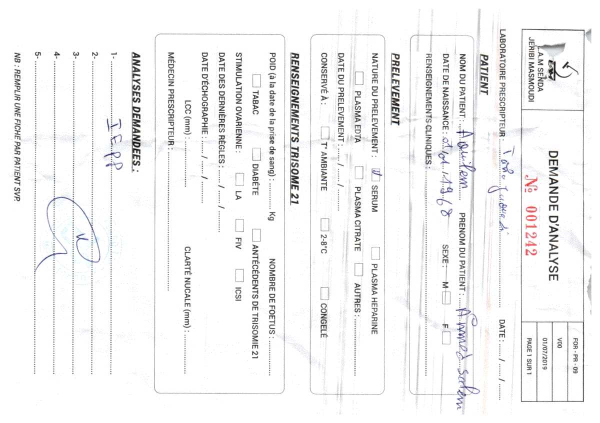
#> input picture steros-smart-prescription-ai/testData/Autre05_06_2025 09-57-14 .jpg, 1200 x 846 px, found by its file name (shown at 1/2 size)
$ python traitement_mots_incertains.py
#> lines starting #> are read from the running program, lines starting #| are printed output that depends on the picture; after the words box and inside, x2 and y2 are one past the last pixel; in counts of white or black regions, pixels touching at a corner belong together
### steros-smart-prescription-ai/pretraitement.py
import cv2
import numpy as np


def convertir_niveaux_de_gris(image):
    """Convertit l'image en niveaux de gris (nécessaire pour la plupart des traitements OCR)."""
    return cv2.cvtColor(image, cv2.COLOR_BGR2GRAY)


def reduire_bruit(image_grise):
    """Réduit le bruit tout en préservant les contours du texte."""
    return cv2.fastNlMeansDenoising(image_grise, h=10)


def ameliorer_contraste(image_grise):
    """Améliore le contraste localement (CLAHE)."""
    clahe = cv2.createCLAHE(clipLimit=2.0, tileGridSize=(8, 8))
    return clahe.apply(image_grise)


def accentuer_nettete(image_grise):
    """Applique un filtre de netteté (unsharp mask) pour accentuer les contours du texte."""
    flou = cv2.GaussianBlur(image_grise, (0, 0), sigmaX=3)
    nette = cv2.addWeighted(image_grise, 1.5, flou, -0.5, 0)
    return nette


def binariser(image_grise):
    """Convertit en noir et blanc pur (binarisation adaptative)."""
    return cv2.adaptiveThreshold(
        image_grise, 255, cv2.ADAPTIVE_THRESH_GAUSSIAN_C,
        cv2.THRESH_BINARY, blockSize=31, C=15,
    )


def corriger_orientation(image_grise):
    """Détecte et corrige une rotation légère du document."""
    contours = cv2.Canny(image_grise, 50, 150)
    lignes = cv2.HoughLinesP(contours, 1, np.pi / 180, threshold=100, minLineLength=100, maxLineGap=10)

    if lignes is None:
        return image_grise

    lignes = lignes.reshape(-1, 4)
    angles = []
    for x1, y1, x2, y2 in lignes:
        angle = np.degrees(np.arctan2(y2 - y1, x2 - x1))
        angles.append(angle)

    angle_median = np.median(angles)

    if abs(angle_median) < 0.5 or abs(angle_median) > 45:
        return image_grise

    (h, w) = image_grise.shape[:2]
    centre = (w // 2, h // 2)
    matrice_rotation = cv2.getRotationMatrix2D(centre, angle_median, 1.0)
    image_corrigee = cv2.warpAffine(
        image_grise, matrice_rotation, (w, h), flags=cv2.INTER_CUBIC, borderMode=cv2.BORDER_REPLICATE
    )
    return image_corrigee


# [11 lines left out: function supprimer_lignes_tableau, not called in this run]


def redimensionner_pour_ocr(image, facteur=3):
    """Agrandit l'image pour améliorer la précision de l'OCR."""
    hauteur, largeur = image.shape[:2]
    return cv2.resize(image, (largeur * facteur, hauteur * facteur), interpolation=cv2.INTER_CUBIC)


def pretraiter_image(image, supprimer_tableau=False, redimensionner=True):
    """
    Enchaîne toutes les étapes de prétraitement dans l'ordre.

    Args:
        image: image d'entrée (BGR, couleur)
        supprimer_tableau: si True, supprime les lignes de tableau (pour zone_analyses en tableau)
        redimensionner: si True (par défaut), agrandit l'image avant traitement
    """
    if redimensionner:
        image = redimensionner_pour_ocr(image, facteur=3)

    grise = convertir_niveaux_de_gris(image)
    orientee = corriger_orientation(grise)
    debruitee = reduire_bruit(orientee)
    contrastee = ameliorer_contraste(debruitee)
    nette = accentuer_nettete(contrastee)
    binaire = binariser(nette)

    if supprimer_tableau:
        binaire = supprimer_lignes_tableau(binaire)

    return binaire

### steros-smart-prescription-ai/traitement_mots_incertains.py
import cv2
import pytesseract
from pretraitement import pretraiter_image

pytesseract.pytesseract.tesseract_cmd = r'C:\Program Files\Tesseract-OCR\tesseract.exe'


def traiter_zone_avec_marqueurs_incertitude(image_zone_pretraitee, seuil_confiance=60):
    """
    Traite une zone mot par mot, marque les mots incertains,
    tout en préservant la structure des lignes d'origine.
    """
    donnees = pytesseract.image_to_data(image_zone_pretraitee, lang='fra', output_type=pytesseract.Output.DICT)

    lignes = {}

    for i in range(len(donnees['text'])):
        mot = donnees['text'][i].strip()
        confiance = int(donnees['conf'][i])

        if mot == "":
            continue

        cle_ligne = (donnees['block_num'][i], donnees['par_num'][i], donnees['line_num'][i])

        if confiance >= seuil_confiance:
            mot_final = mot
        else:
            mot_final = "[MOT_ILLISIBLE]"

        if cle_ligne not in lignes:
            lignes[cle_ligne] = []
        lignes[cle_ligne].append((donnees['left'][i], mot_final))

    lignes_triees = sorted(lignes.items(), key=lambda item: item[0])

    texte_final = []
    for cle_ligne, mots_de_la_ligne in lignes_triees:
        mots_de_la_ligne.sort(key=lambda m: m[0])
        texte_ligne = " ".join(mot for _, mot in mots_de_la_ligne)
        texte_final.append(texte_ligne)

    return "\n".join(texte_final)


if __name__ == "__main__":
    # Adapte ce chemin vers une image de zone découpée que tu as déjà
    # (générée par debug_analyses_original.jpg lors d'un test précédent du pipeline,
    #  ou n'importe quelle image de test contenant du texte imprimé + manuscrit)
    chemin_image_test = r"C:\Users\User\Desktop\steros-smart-prescription-ai\testData\Autre05_06_2025 09-57-14 .jpg"

    image_zone = cv2.imread(chemin_image_test)
#> image_zone is the input picture: shape (846, 1200, 3); mean B, G, R 244.1, 243.8, 244

    if image_zone is None:
        print(f"Impossible de charger {chemin_image_test} — vérifie le chemin.")
    else:
        image_pretraitee = pretraiter_image(image_zone)
#> in redimensionner_pour_ocr, `return cv2.resize(image, (largeur * facteur, hauteur * facteur), inter..`:
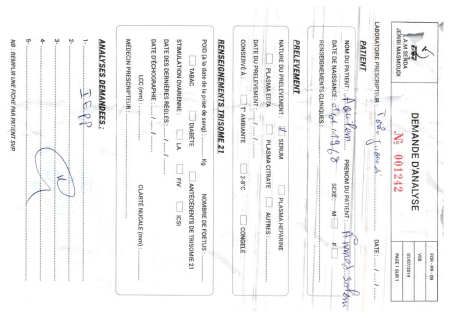
#> returned value: shape (2538, 3600, 3) (shown at 1/8 size); mean of channels 0, 1, 2 244, 243.7, 243.8; drawn as B, G, R
#> in corriger_orientation, `contours = cv2.Canny(image_grise, 50, 150)`:
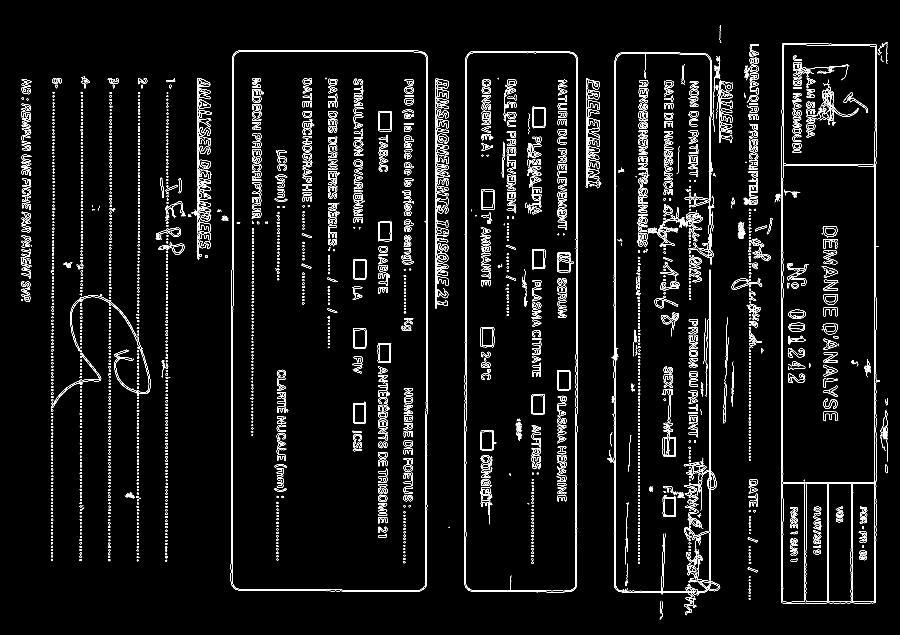
#> contours: shape (2538, 3600) (shown at 1/4 size); 2.5% white in thin lines or dots
#> in corriger_orientation, `lignes = cv2.HoughLinesP(contours, 1, np.pi / 180, threshold=100, minL..`: lignes = 379 rows, first 6: [2456, 2343, 2456, 1667], [1710, 1537, 1710, 313], [2841, 2342, 2841, 1080], [2837, 1921, 2837, 1080], [3125, 1925, 3125, 707], [3497, 1185, 3497, 600]
#> the loop in corriger_orientation, `for x1, y1, x2, y2 in lignes:` made 379 passes
#> (x1, y1, x2, y2, angle) on passes 1 to 3: (2456, 2343, 2456, 1667, -90), (1710, 1537, 1710, 313, -90), (2841, 2342, 2841, 1080, -90)
#> after the loop in corriger_orientation, `for x1, y1, x2, y2 in lignes:`: angles = 379 values, max 89.49 at index 264, min -90 at index 0, mean -78.27
#> in corriger_orientation, `angle_median = np.median(angles)`: angle_median = -90
#> in ameliorer_contraste, `return clahe.apply(image_grise)`:
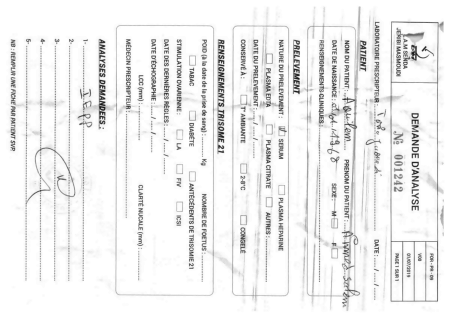
#> returned value: shape (2538, 3600) (shown at 1/8 size); min 1, max 255, mean 239.2
#> in binariser, `return cv2.adaptiveThreshold( image_grise, 255, cv2.ADAPTIVE_THRESH_GA..`:
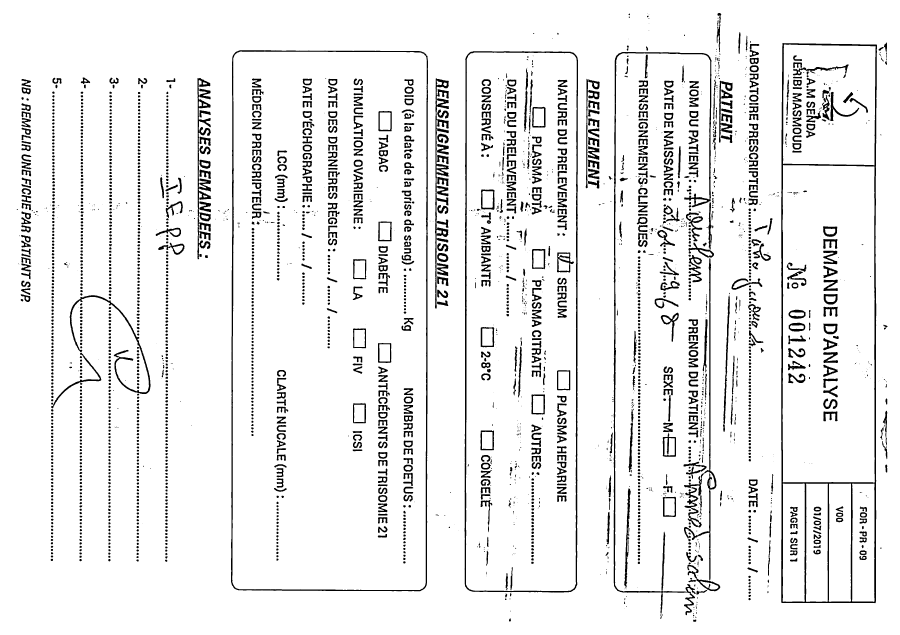
#> returned value: shape (2538, 3600) (shown at 1/4 size); 92.7% white; 2916 black regions (792 under 20 px), largest, box (x1, y1, x2, y2) and area: (3125, 172, 3508, 2413) 44186, (924, 201, 1712, 2365) 29530, (1858, 205, 2312, 2370) 28428

        resultat = traiter_zone_avec_marqueurs_incertitude(image_pretraitee)
#> (the run stopped early here; a loop or call above may not have finished)

$ run again, with steros-smart-prescription-ai/testData/Autre05_06_2025 10-02-13 .jpg copied over steros-smart-prescription-ai/testData/Autre05_06_2025 09-57-14 .jpg
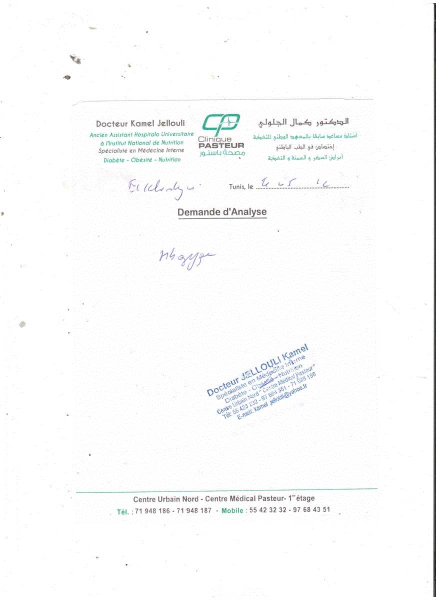
#> input picture steros-smart-prescription-ai/testData/Autre05_06_2025 10-02-13 .jpg, 871 x 1200 px, found by its file name (shown at 1/2 size)
#> image_zone is the input picture: shape (1200, 871, 3); mean B, G, R 251.3, 251.2, 250.7
#> in corriger_orientation, `contours = cv2.Canny(image_grise, 50, 150)`:
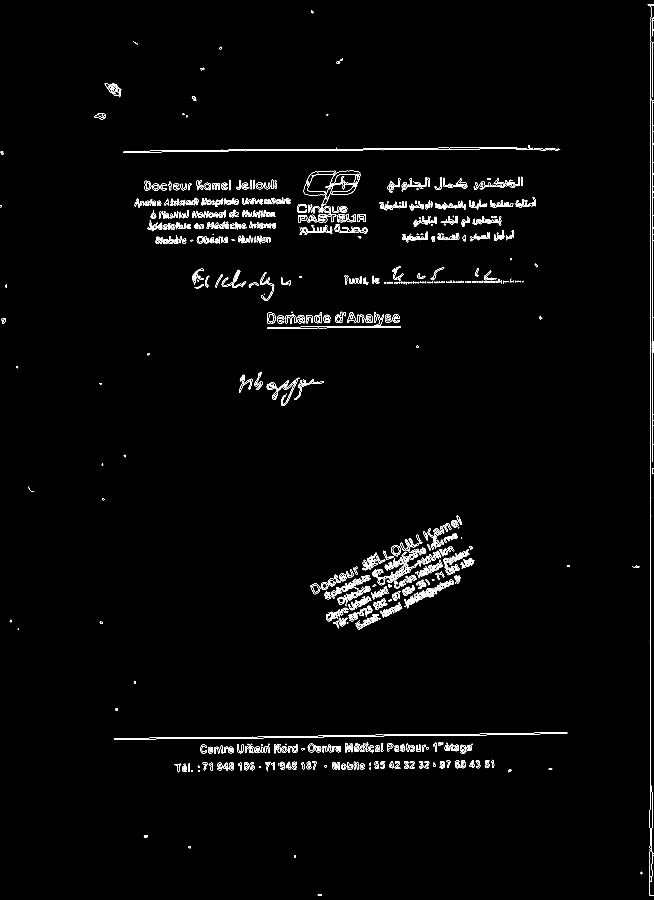
#> contours: shape (3600, 2613) (shown at 1/4 size); 0.98% white in thin lines or dots
#> lignes = 208 rows, first 6: [2603, 1824, 2603, 552], [2609, 1846, 2609, 403], [2602, 2455, 2602, 1991], [2601, 3048, 2601, 2650], [913, 599, 1177, 599], [1513, 597, 1883, 597]
#> the loop in corriger_orientation, `for x1, y1, x2, y2 in lignes:` made 208 passes
#> (x1, y1, x2, y2, angle) on passes 1 to 3: (2603, 1824, 2603, 552, -90), (2609, 1846, 2609, 403, -90), (2602, 2455, 2602, 1991, -90)
#> after the loop in corriger_orientation, `for x1, y1, x2, y2 in lignes:`: angles = 208 values, max 3.3 at index 149, min -90 at index 0, mean -9.68
#> angle_median = -1.04
#> matrice_rotation = [[1, -0.0182, 32.94], [0.0182, 1, -23.45]]
#> in binariser, `return cv2.adaptiveThreshold( image_grise, 255, cv2.ADAPTIVE_THRESH_GA..`:
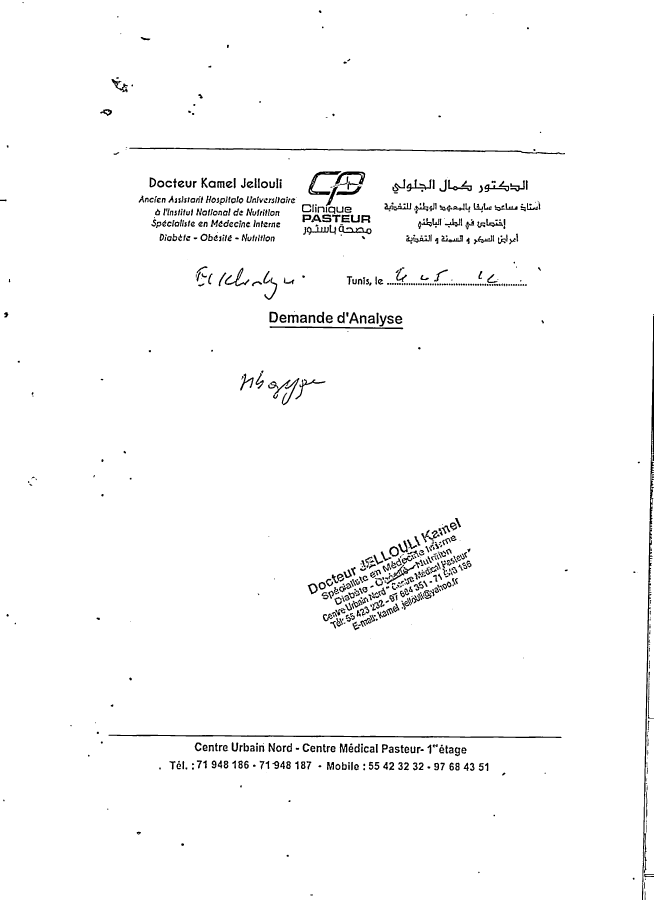
#> returned value: shape (3600, 2613) (shown at 1/4 size); 97.9% white; 876 black regions (95 under 20 px), largest, box (x1, y1, x2, y2) and area: (2569, 1263, 2613, 3531) 11970, (434, 2939, 2246, 2952) 8673, (517, 591, 2260, 617) 7974
